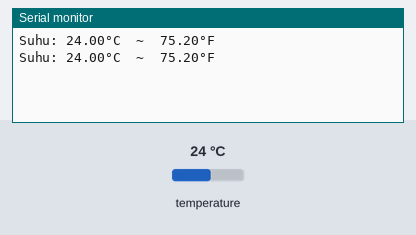
Simulated run of this sketch. Board: ESP32. On the bench: the last lines printed to the serial monitor. Inputs (shaded band) come from the test bench; at power-on: temperature 24 °C.

Above: at 2.8 s.
2.9 s: temperature set to 12 °C
At 4.0 s:
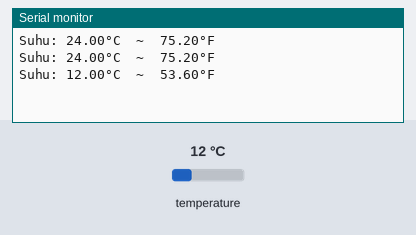
4.7 s: temperature set to 19 °C
At 4.7 s:
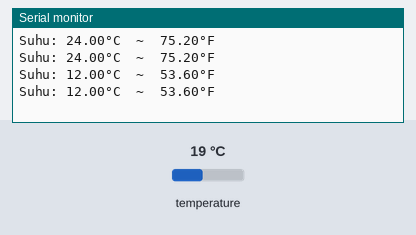
Timing chart, 0 to 7.7 s (numbered marks = the images above; inputs shaded):
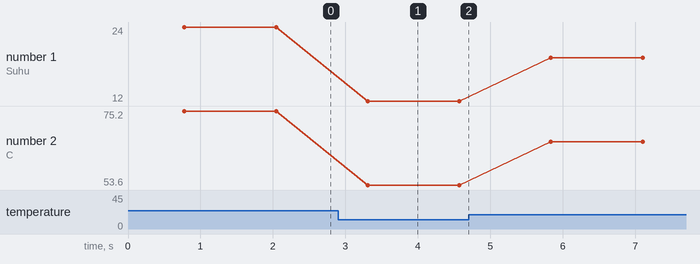

Measured:
- after the input at 2.9 s, the serial monitor: prints a new line after 0.41 s (image 1)
- plotted number 1: 24 → 12 after the input at 2.9 s, 12 → 19 after the input at 4.7 s
- plotted number 2: 75.2 → 53.6 after the input at 2.9 s, 53.6 → 66.2 after the input at 4.7 s

The sketch:

temperature_sensor_ds18b20.ino
```cpp
#include <OneWire.h> // pustaka untuk komunikasi 1-Wire
#include <DallasTemperature.h> // pustaka khusus untuk sensor DS18B20

#define SENSOR_PIN 17  // pin GPIO17 pada ESP32 terhubung ke pin DATA sensor DS18B20

OneWire oneWire(SENSOR_PIN);
DallasTemperature DS18B20(&oneWire);

float tempC; // variabel untuk menyimpan suhu dalam derajat Celsius
float tempF; // variabel untuk menyimpan suhu dalam derajat Fahrenheit

void setup() {
  Serial.begin(9600); // memulai komunikasi serial dengan komputer
  DS18B20.begin();    // menginisialisasi sensor DS18B20
}

void loop() {
  DS18B20.requestTemperatures();       // meminta data suhu dari sensor
  tempC = DS18B20.getTempCByIndex(0);  // membaca suhu pertama (dalam °C)
  tempF = tempC * 9 / 5 + 32;          // mengubah suhu dari °C ke °F

  // menampilkan hasil ke Serial Monitor
  Serial.print("Suhu: ");
  Serial.print(tempC);
  Serial.print("°C");
  Serial.print("  ~  ");
  Serial.print(tempF);
  Serial.println("°F");

  delay(500); // jeda 0,5 detik sebelum membaca ulang
}
```
